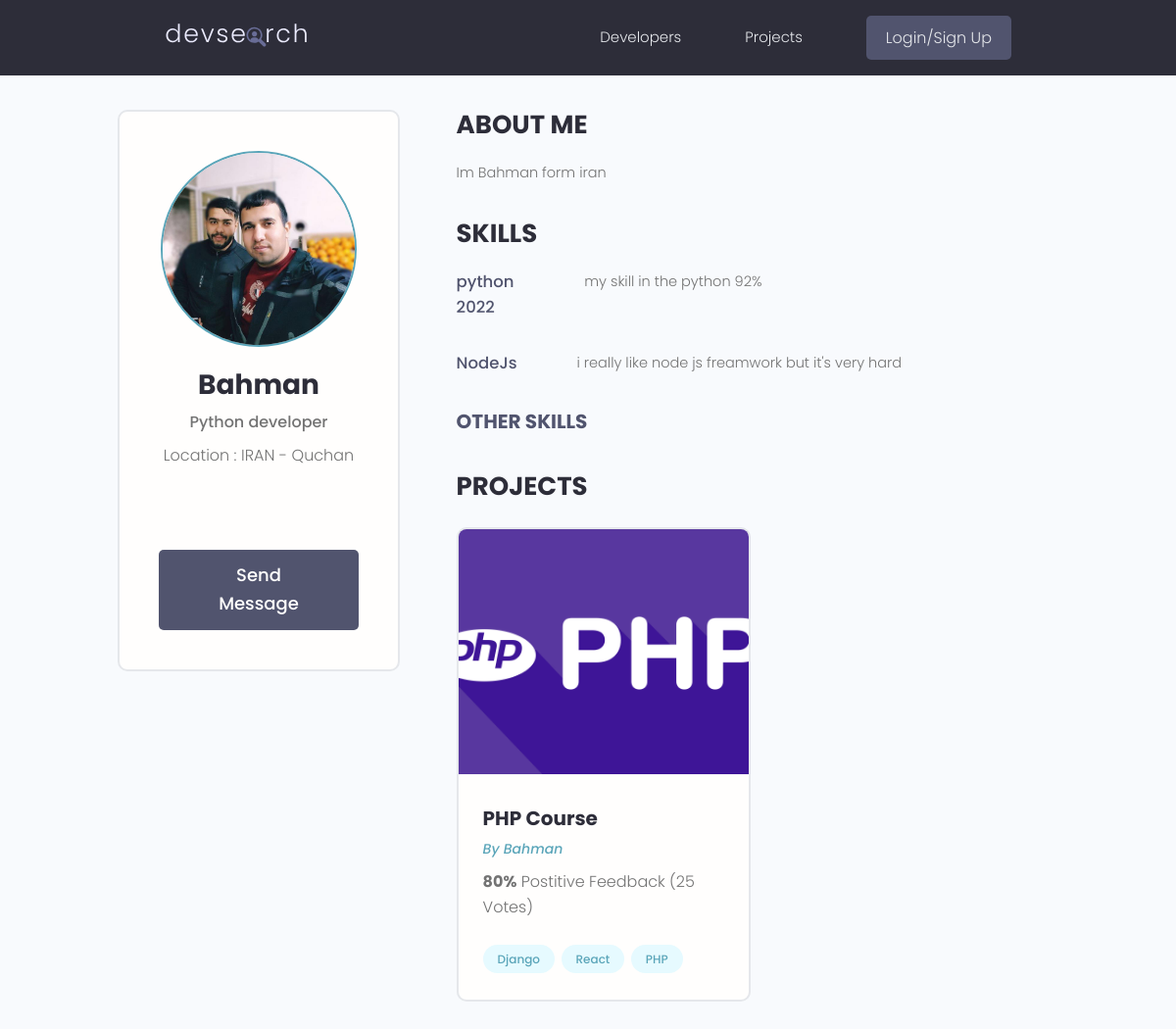
Page /profile/70b4096e-f0a7-460a-bf8b-61e87d74350d/ on the committed database.
### dev_users/models.py (models this page shows, shortened)
class Profile(models.Model):
    user = models.OneToOneField(User,on_delete=models.CASCADE,null=True,blank=True,verbose_name='یوزر')
    name = models.CharField(max_length=200,null=True,blank=True,verbose_name='نام')
    email = models.EmailField(max_length=500,null=True,blank=True,verbose_name='ایمیل')
    short_bio = models.CharField(max_length=200,null=True,blank=True,verbose_name='معرفی کوتاه')
    username = models.CharField(max_length=200,null=True,blank=True,verbose_name='نام کاربری ')
    bio = models.TextField(null=True,blank=True,verbose_name='بیوگرافی')
    location = models.CharField(max_length=200,null=True,blank=True,verbose_name='محل زندگی')
    profile_image = models.ImageField(null=True,blank=True,upload_to='profiles/',default="profiles/user-default.png",verbose_name='عکس پروفایل')
    social_github = models.CharField(max_length=200,null=True,blank=True,verbose_name='گیت هاب')
    social_twitter = models.CharField(max_length=200,null=True,blank=True,verbose_name='توئیتر')
    social_linkedin = models.CharField(max_length=200,null=True,blank=True,verbose_name='لینکدین')
    social_website = models.CharField(max_length=200,null=True,blank=True,verbose_name='وب سایت')
    created = models.DateTimeField(auto_now_add=True, verbose_name='تاریخ ایجاد')
    id = models.UUIDField(default=uuid.uuid4, unique=True, primary_key=True, editable=False)
    class Meta:
        verbose_name = 'یوزر'
        verbose_name_plural = 'پروفایل'

class Skill(models.Model):
    owner = models.ForeignKey(Profile,on_delete=models.CASCADE,null=True,blank=True,verbose_name='یوز مربوط ')
    name = models.CharField(max_length=200,null=True,blank=True,verbose_name='نام ')
    description =models.TextField(null=True,blank=True,verbose_name='توضیحات ')
    created = models.DateTimeField(auto_now_add=True,verbose_name='تاریخ ایجاد ')
    id = models.UUIDField(default=uuid.uuid4,unique=True,primary_key=True,editable=False)
    class Meta:
        verbose_name = 'مهارت'
        verbose_name_plural = 'مهارت ها'

### dev_projects/models.py (models this page shows, shortened)
class Project(models.Model):
    owner = models.ForeignKey(Profile,null=True,blank=True,on_delete=models.SET_NULL,verbose_name='مالک پروژه')
    title = models.CharField(max_length=200,verbose_name='عنوان')
    description = models.TextField(null=True,blank=True,verbose_name='توضیحات')
    featured_image = models.ImageField(null=True,blank=True,default="default.jpg",verbose_name='تصویر')
    demo_link = models.CharField(max_length=2000, null=True,blank=True,verbose_name='دمولینک')
    source_link = models.CharField(max_length=2000, null=True,blank=True,verbose_name='آدرس لینک')
    id = models.UUIDField(default=uuid.uuid4,unique=True,primary_key=True,editable=False)
    created = models.DateTimeField(auto_now_add=True)
    tags = models.ManyToManyField('Tag',blank=True)
    vote_total = models.IntegerField(default=0 ,null=True ,blank=True)
    vote_ratio = models.IntegerField(default=0 ,null=True ,blank=True)
    class Meta:
        verbose_name ='پروژه'
        verbose_name_plural ='بخش پروژه'

class Tag(models.Model):
    name = models.CharField(max_length=200,verbose_name = 'نام تگ')
    created = models.DateTimeField(auto_now_add=True,verbose_name = 'زمان ایجاد')
    id = models.UUIDField(default=uuid.uuid4, unique=True, primary_key=True, editable=False)
    def __str__(self):
        return self.name
    class Meta:
        verbose_name = 'تگ'
        verbose_name_plural = ' بخش تگ ها'

### dev_users/views.py (the view)
# urls.py: path('profile/<str:pk>/',views.userProfile, name="user-profile"),
def userProfile(request, pk):
    profile = Profile.objects.get(id=pk)
    top_skill = profile.skill_set.exclude(description__exact="")
    other_skill = profile.skill_set.filter(description="")
    context = {
        'profile': profile,
        'top_skill': top_skill,
        'other_skill': other_skill
    }
    return render(request, 'Users/user-profile.html', context)

### dev_users/templates/Users/user-profile.html (shortened to what this page needs)
{% extends 'Shared/main.html' %}
{% block content %}
  <main class="profile my-md">
    <div class="container">
      <div class="layout">
        <div class="column column--1of3">
          <div class="card text-center">
            <div class="card__body dev">
              <img class="avatar avatar--xl" src="{{ profile.profile_image.url }}" />
              <h2 class="dev__name">{{ profile.name}}</h2>
              <p class="dev__title">{{ profile.short_bio }}</p>
              <p class="dev__location">Location : {{ profile.location }}</p>
              <ul class="dev__social">
              </ul>
              <a href="#" class="btn btn--sub btn--lg">Send Message </a>
            </div>
          </div>
        </div>
        <div class="column column--2of3">
          <div class="devInfo">
            <h3 class="devInfo__title">About Me</h3>
            <p class="devInfo__about">{{ profile.bio }}</p>
          </div>
          <div class="devInfo">
            <h3 class="devInfo__title">Skills</h3>
            <div class="devInfo__skills">
            {% for skill in top_skill.all %}
              <div class="devSkill">
                <h4 class="devSkill__title">{{ skill.name }}</h4>
                <p class="devSkill__info">{{ skill.description }}</p>
              </div>
            {% endfor %}
              <h3 class="devInfo__subtitle">Other Skills</h3>
            </div>
          </div>
          <div class="devInfo">
            <h3 class="devInfo__title">Projects</h3>
            <div class="grid grid--two">
            {% for project in profile.project_set.all %}
              <div class="column">
                <div class="card project">
                  <a href="{% url 'single-project' project.id %}" class="project">
                    <img class="project__thumbnail" src="{{project.featured_image.url}}" alt="project thumbnail" />
                    <div class="card__body">
                      <h3 class="project__title">{{ project.title }}</h3>
                      <p><a class="project__author" href="{% url 'user-profile' project.owner.id %}">By {{project.owner.name}}</a></p>
                      <p class="project--rating">
                        <span style="font-weight: bold;">{{ project.vote_ratio }}%</span> Postitive
                        Feedback ({{ project.vote_total }} Vote{{ project.vote_total|pluralize:"s"}})
                      </p>
                      <div class="project__tags">
                          {% for tag in project.tags.all %}
                        <span class="tag tag--pill tag--main">
                          <small>{{ tag }}</small>
                        </span>
                          {% endfor %}
                      </div>
                    </div>
                  </a>
                </div>
              </div>
            {% endfor %}
            </div>
          </div>
        </div>
      </div>
    </div>
  </main>
{% endblock content %}

### static/styles/app.css (style rules this page uses)
:root { --color-sub: #2d2d39; }
.btn--sub { background-color: var(--color-sub-light); }
.card { border: 2px solid var(--color-light); }
img { width: 100%; }
.profile .card > .dev { padding: 4rem; }
.dev__name { color: var(--color-sub); font-size: 2.8rem; font-weight: 700; margin-top: 1rem; margin-bottom: 0.5rem; }
.dev__title { font-size: 1.6rem; font-weight: 500; line-height: 1.3; }
.dev__location { margin-top: 1rem; }
.dev__social { margin: 3rem 0; list-style: none; display: flex; justify-content: center; gap: 1.5rem; }
.devInfo { margin-bottom: 3rem; }
.devInfo__title, .devInfo__subtitle { font-size: 2.6rem; color: var(--color-sub); text-transform: uppercase; font-weight: 700; margin-bottom: 1.5rem; }
.devInfo__subtitle { font-size: 2rem; color: var(--color-sub-light); }
.devInfo__about, .devSkill__info { font-size: 1.45rem; line-height: 1.7; text-align: justify; }
.devSkill { margin-bottom: 3rem; }
.devSkill__title { font-size: 1.65rem; font-weight: 500; color: var(--color-sub-light); }
@media screen and (min-width: 700px) { .devSkill { display: flex; justify-content: space-between; gap: 3rem; } }
@media screen and (min-width: 700px) { .devSkill__info { flex-basis: 80%; } }
.project__author { font-size: 1.4rem; font-style: italic; }
.project--rating { margin-bottom: 1.6em; margin-top: .5em; }
.project__thumbnail { height: 25rem; object-fit: cover; object-position: top center; }
.project__title { font-size: 2rem; font-weight: 700; color: var(--color-sub); }

### static/uikit/styles/modules/_variables.css (style rules this page uses)
:root { --color-main: #5aa5b9; --color-main-light: #e6faff; --color-sub: #3f4156; --color-sub-light: #51546e; --color-sub-lighter: #ededfd; --color-text: #737373; --color-gray: #8b8b8b; --color-light: #e5e7eb; --color-light-gray: #767676; --color-bg: #f8fafd; --color-white: #fffefd; --color-white-light: #f3f3f3; --color-success: #359e64; --color-success-bg: #def8e8; --color-error: #fc4b0b; --color-error-bg: #fff2ee; --font-base: 'Poppins', arial, helvetica, 'Segoe UI', roboto, ubuntu, sans-serif; --font-monospace: 'Fira Code', 'Courier New', courier, monospace; --font-regular: 300; --font-medium: 500; --font-bold: 700; --generic-shadow: 1px 1px 5px #00000010; --generic-transition: all 0.3s ease-in-out; }

### static/uikit/styles/modules/_base.css (style rules this page uses)
* { margin: 0; padding: 0; box-sizing: border-box; text-rendering: optimizeLegibility; color: inherit; font-size: inherit; }
html { font-size: 50%; }
@media only screen and (min-width: 480px) { html { font-size: 56.25%; } }
@media only screen and (min-width: 1200px) { html { font-size: 62.5%; } }
body { line-height: 1.6; font-weight: 400; font-size: 1.5rem; color: var(--color-text); background-color: var(--color-bg); min-height: 100vh; }

### static/uikit/styles/modules/_typography.css (style rules this page uses)
* { font-family: var(--font-base); }
h2 { font-size: 3.6rem; font-weight: var(--font-bold); }
h3 { font-size: 3.2rem; font-weight: var(--font-medium); }
h4 { font-size: 2.8rem; font-weight: var(--font-medium); }
p, span, strong { font-size: 1.6rem; color: var(--color-text); font-weight: var(--font-regular); }
a { padding-bottom: 2px; text-decoration: none; display: inline-block; color: var(--color-main); font-weight: var(--font-medium); }

### static/uikit/styles/modules/_utilities.css (style rules this page uses)
.container { width: 92%; max-width: 165rem; margin: 0 auto; box-sizing: border-box; }
@media screen and (min-width: 1000px) { .container { width: 90%; } }
@media screen and (min-width: 1200px) { .container { width: 80%; } }
.text-center { text-align: center; }
.my-md { margin: 3rem auto; }

### static/uikit/styles/modules/_avatar.css (style rules this page uses)
.avatar { border-radius: 50%; border: 2px solid var(--color-main); object-fit: cover; }
.avatar--xl { height: 20rem; width: 20rem; }

### static/uikit/styles/modules/_button.css (style rules this page uses)
.btn { display: inline-block; position: relative; cursor: pointer; background-color: var(--color-light); font-weight: var(--font-medium); color: var(--color-sub); text-decoration: none; padding: 1rem 2rem; border-radius: 0.5rem; border: none; width: -webkit-fit-content; width: -moz-fit-content; width: fit-content; height: -webkit-fit-content; height: -moz-fit-content; height: fit-content; font-size: 1.6rem; outline-width: 0; outline-color: transparent; -webkit-backface-visibility: hidden; backface-visibility: hidden; transition: all 0.3s ease-in-out; }
.btn--sub { background-color: var(--color-sub); color: var(--color-white); }
.btn--lg { font-size: 1.8rem; padding: 1.2rem 4.5rem; }

### static/uikit/styles/modules/_card.css (style rules this page uses)
.card { border-radius: 1rem; background-color: var(--color-white); border: 1.5px solid var(--color-light); width: auto; height: auto; margin-top: 0.5rem; margin-bottom: 0.5rem; overflow: hidden; }
.card__body, .card__header { padding: 2rem 2.5rem; }

### rows in the picture
Profile: profile_image (picture), name "Bahman", short_bio "Python developer", location "IRAN - Quchan", bio "Im Bahman form iran"
Skill: name "python 2022", description "my skill in the python 92%"
Skill: name "NodeJs", description "i really like node js freamwork but it's very hard"
Project: featured_image (picture), title "PHP Course", owner.name "Bahman", vote_ratio "80", vote_total "25"
Tag: name "Django"
Tag: name "React"
Tag: name "PHP"
